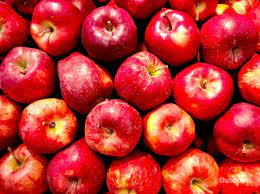
#> input picture apple.jpg, 260 x 194 px, found by its file name
$ python 4_4.py
#> lines starting #> are read from the running program, lines starting #| are printed output that depends on the picture; after the words box and inside, x2 and y2 are one past the last pixel; in counts of white or black regions, pixels touching at a corner belong together
import cv2 as cv
img = cv.imread('apple.jpg')
#> img is the input picture: shape (194, 260, 3); mean B, G, R 46, 48.6, 188.7
gray = cv.cvtColor(img, cv.COLOR_BGR2GRAY)
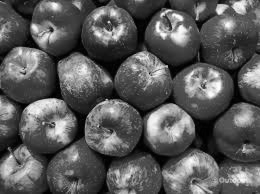
#> gray: shape (194, 260); min 0, max 254, mean 90.2

apples = cv.HoughCircles(gray,cv.HOUGH_GRADIENT,1,70,param1=150,param2=20,minRadius=5,maxRadius=120)
#> apples = [[194.5, 103.5, 84.2], [123.5, 127.5, 55.6], [56.5, 103.5, 55.5], [150.5, 3.5, 105.1], [89.5, 41.5, 47.9], [227.5, 38.5, 30.8], [86.5, 187.5, 47.9], [16.5, 171.5, 17.2], [192.5, 176.5, 21], [254.5, 142.5, 43.3], [4.5, 43.5, 36]]

for i in apples[0]:
    cv.circle(img,(int(i[0]),int(i[1])),int(i[2]),(255,0,255),2)
#> this loop made 11 passes
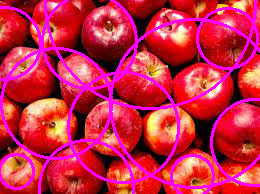
#> img: shape (194, 260, 3); 14.07% of pixels changed, all inside (x1, y1, x2, y2) = (0, 0, 260, 194)

cv.imshow('Apple',img)

cv.waitKey()
cv.destroyAllWindows()

$ run again, with soccer.jpg copied over apple.jpg
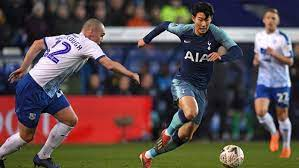
#> input picture soccer.jpg, 299 x 168 px, found by its file name
#> img is the input picture: shape (168, 299, 3); mean B, G, R 76.4, 76.5, 90.6
#> `gray = cv.cvtColor(img, cv.COLOR_BGR2GRAY)`:
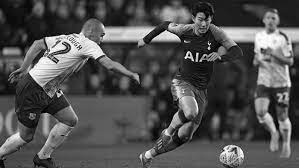
#> gray: shape (168, 299); min 0, max 254, mean 80.7
#> apples = [[142.5, 91.5, 65.5], [232.5, 69.5, 60.7], [78.5, 130.5, 78.7], [47.5, 60.5, 23], [1.5, 116.5, 49.9], [192.5, 165.5, 46.3], [136.5, 1.5, 39.9], [298.5, 100.5, 44.1], [295.5, 30.5, 31.6]]
#> the loop `for i in apples[0]:` made 9 passes
#> after the loop `for i in apples[0]:`:
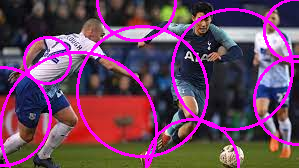
#> img: shape (168, 299, 3); 10.93% of pixels changed, all inside (x1, y1, x2, y2) = (0, 0, 299, 168)
